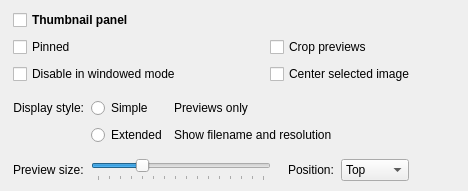
                <widget class="QWidget" name="thumbnailPanelGroup" native="true">
                 <property name="accessibleName">
                  <string notr="true">SGroup</string>
                 </property>
                 <layout class="QVBoxLayout" name="verticalLayout_14">
                  <property name="spacing">
                   <number>7</number>
                  </property>
                  <property name="leftMargin">
                   <number>13</number>
                  </property>
                  <property name="topMargin">
                   <number>10</number>
                  </property>
                  <property name="rightMargin">
                   <number>13</number>
                  </property>
                  <property name="bottomMargin">
                   <number>10</number>
                  </property>
                  <item>
                   <layout class="QHBoxLayout" name="horizontalLayout_6">
                    <property name="leftMargin">
                     <number>0</number>
                    </property>
                    <property name="topMargin">
                     <number>0</number>
                    </property>
                    <property name="rightMargin">
                     <number>0</number>
                    </property>
                    <item>
                     <widget class="QCheckBox" name="enablePanelCheckBox">
                      <property name="sizePolicy">
                       <sizepolicy hsizetype="Minimum" vsizetype="Minimum">
                        <horstretch>0</horstretch>
                        <verstretch>0</verstretch>
                       </sizepolicy>
                      </property>
                      <property name="minimumSize">
                       <size>
                        <width>0</width>
                        <height>0</height>
                       </size>
                      </property>
                      <property name="font">
                       <font>
                        <bold>true</bold>
                       </font>
                      </property>
                      <property name="toolTip">
                       <string/>
                      </property>
                      <property name="text">
                       <string>Thumbnail panel</string>
                      </property>
                     </widget>
                    </item>
                   </layout>
                  </item>
                  <item>
                   <widget class="QWidget" name="thumbnailPanelGroupContents" native="true">
                    <layout class="QVBoxLayout" name="verticalLayout_15">
                     <property name="spacing">
                      <number>7</number>
                     </property>
                     <property name="leftMargin">
                      <number>0</number>
                     </property>
                     <property name="topMargin">
                      <number>0</number>
                     </property>
                     <property name="rightMargin">
                      <number>0</number>
                     </property>
                     <property name="bottomMargin">
                      <number>0</number>
                     </property>
                     <item>
                      <layout class="QGridLayout" name="gridLayout_3">
                       <property name="leftMargin">
                        <number>0</number>
                       </property>
                       <property name="topMargin">
                        <number>0</number>
                       </property>
                       <property name="rightMargin">
                        <number>0</number>
                       </property>
                       <property name="bottomMargin">
                        <number>0</number>
                       </property>
                       <property name="verticalSpacing">
                        <number>7</number>
                       </property>
                       <item row="0" column="1">
                        <widget class="QCheckBox" name="squareThumbnailsCheckBox">
                         <property name="sizePolicy">
                          <sizepolicy hsizetype="Minimum" vsizetype="Minimum">
                           <horstretch>0</horstretch>
                           <verstretch>0</verstretch>
                          </sizepolicy>
                         </property>
                         <property name="minimumSize">
                          <size>
                           <width>0</width>
                           <height>0</height>
                          </size>
                         </property>
                         <property name="text">
                          <string>Crop previews</string>
                         </property>
                        </widget>
                       </item>
                       <item row="0" column="0">
                        <widget class="QCheckBox" name="pinPanelCheckBox">
                         <property name="minimumSize">
                          <size>
                           <width>250</width>
                           <height>0</height>
                          </size>
                         </property>
                         <property name="text">
                          <string>Pinned</string>
                         </property>
                        </widget>
                       </item>
                       <item row="1" column="0">
                        <widget class="QCheckBox" name="panelFullscreenOnlyCheckBox">
                         <property name="sizePolicy">
                          <sizepolicy hsizetype="Minimum" vsizetype="Minimum">
                           <horstretch>0</horstretch>
                           <verstretch>0</verstretch>
                          </sizepolicy>
                         </property>
                         <property name="minimumSize">
                          <size>
                           <width>0</width>
                           <height>0</height>
                          </size>
                         </property>
                         <property name="text">
                          <string>Disable in windowed mode</string>
                         </property>
                        </widget>
                       </item>
                       <item row="1" column="1">
                        <widget class="QCheckBox" name="panelCenterSelectionCheckBox">
                         <property name="text">
                          <string>Center selected image</string>
                         </property>
                        </widget>
                       </item>
                       <item row="0" column="2">
                        <spacer name="horizontalSpacer_8">
                         <property name="orientation">
                          <enum>Qt::Horizontal</enum>
                         </property>
                         <property name="sizeHint" stdset="0">
                          <size>
                           <width>40</width>
                           <height>20</height>
                          </size>
                         </property>
                        </spacer>
                       </item>
                      </layout>
                     </item>
                     <item>
                      <widget class="QWidget" name="widget_6" native="true">
                       <property name="sizePolicy">
                        <sizepolicy hsizetype="Expanding" vsizetype="Preferred">
                         <horstretch>0</horstretch>
                         <verstretch>0</verstretch>
                        </sizepolicy>
                       </property>
                       <property name="accessibleName">
                        <string notr="true">SLine</string>
                       </property>
                      </widget>
                     </item>
                     <item>
                      <layout class="QGridLayout" name="gridLayout_4">
                       <property name="leftMargin">
                        <number>0</number>
                       </property>
                       <property name="topMargin">
                        <number>0</number>
                       </property>
                       <property name="rightMargin">
                        <number>0</number>
                       </property>
                       <property name="bottomMargin">
                        <number>0</number>
                       </property>
                       <property name="verticalSpacing">
                        <number>7</number>
                       </property>
                       <item row="1" column="1">
                        <widget class="QRadioButton" name="thumbStyleExtended">
                         <property name="text">
                          <string>Extended</string>
                         </property>
                        </widget>
                       </item>
                       <item row="0" column="2">
                        <widget class="QLabel" name="label_8">
                         <property name="accessibleName">
                          <string notr="true">SNoteText</string>
                         </property>
                         <property name="text">
                          <string>Previews only</string>
                         </property>
                        </widget>
                       </item>
                       <item row="0" column="0">
                        <widget class="QLabel" name="label_18">
                         <property name="text">
                          <string>Display style:</string>
                         </property>
                         <property name="alignment">
                          <set>Qt::AlignRight|Qt::AlignTrailing|Qt::AlignVCenter</set>
                         </property>
                        </widget>
                       </item>
                       <item row="1" column="2">
                        <widget class="QLabel" name="label_25">
                         <property name="accessibleName">
                          <string notr="true">SNoteText</string>
                         </property>
                         <property name="text">
                          <string>Show filename and resolution</string>
                         </property>
                        </widget>
                       </item>
                       <item row="0" column="3">
                        <spacer name="horizontalSpacer_26">
                         <property name="orientation">
                          <enum>Qt::Horizontal</enum>
                         </property>
                         <property name="sizeHint" stdset="0">
                          <size>
                           <width>40</width>
                           <height>10</height>
                          </size>
                         </property>
                        </spacer>
                       </item>
                       <item row="0" column="1">
                        <widget class="QRadioButton" name="thumbStyleSimple">
                         <property name="text">
                          <string>Simple</string>
                         </property>
                        </widget>
                       </item>
                      </layout>
                     </item>
                     <item>
                      <widget class="QWidget" name="widget_2" native="true">
                       <property name="accessibleName">
                        <string notr="true">SLine</string>
                       </property>
                      </widget>
                     </item>
                     <item>
                      <layout class="QHBoxLayout" name="horizontalLayout_24">
                       <property name="leftMargin">
                        <number>0</number>
                       </property>
                       <property name="topMargin">
                        <number>0</number>
                       </property>
                       <item>
                        <widget class="QLabel" name="label_4">
                         <property name="text">
                          <string>Preview size:</string>
                         </property>
                        </widget>
                       </item>
                       <item>
                        <widget class="QSlider" name="panelSizeSlider">
                         <property name="sizePolicy">
                          <sizepolicy hsizetype="Fixed" vsizetype="Preferred">
                           <horstretch>0</horstretch>
                           <verstretch>0</verstretch>
                          </sizepolicy>
                         </property>
                         <property name="minimumSize">
                          <size>
                           <width>180</width>
                           <height>0</height>
                          </size>
                         </property>
                         <property name="minimum">
                          <number>10</number>
                         </property>
                         <property name="maximum">
                          <number>25</number>
                         </property>
                         <property name="singleStep">
                          <number>1</number>
                         </property>
                         <property name="pageStep">
                          <number>5</number>
                         </property>
                         <property name="value">
                          <number>14</number>
                         </property>
                         <property name="orientation">
                          <enum>Qt::Horizontal</enum>
                         </property>
                         <property name="tickPosition">
                          <enum>QSlider::TicksBelow</enum>
                         </property>
                         <property name="tickInterval">
                          <number>1</number>
                         </property>
                        </widget>
                       </item>
                       <item>
                        <spacer name="horizontalSpacer_11">
                         <property name="orientation">
                          <enum>Qt::Horizontal</enum>
                         </property>
                         <property name="sizeType">
                          <enum>QSizePolicy::Fixed</enum>
                         </property>
                         <property name="sizeHint" stdset="0">
                          <size>
                           <width>10</width>
                           <height>10</height>
                          </size>
                         </property>
                        </spacer>
                       </item>
                       <item>
                        <widget class="QLabel" name="panelPositionLabel">
                         <property name="sizePolicy">
                          <sizepolicy hsizetype="Minimum" vsizetype="Minimum">
                           <horstretch>0</horstretch>
                           <verstretch>0</verstretch>
                          </sizepolicy>
                         </property>
                         <property name="minimumSize">
                          <size>
                           <width>0</width>
                           <height>0</height>
                          </size>
                         </property>
                         <property name="text">
                          <string>Position:</string>
                         </property>
                        </widget>
                       </item>
                       <item>
                        <widget class="QComboBox" name="panelPositionComboBox">
                         <item>
                          <property name="text">
                           <string>Top</string>
                          </property>
                         </item>
                         <item>
                          <property name="text">
                           <string>Bottom</string>
                          </property>
                         </item>
                         <item>
                          <property name="text">
                           <string>Left</string>
                          </property>
                         </item>
                         <item>
                          <property name="text">
                           <string>Right</string>
                          </property>
                         </item>
                        </widget>
                       </item>
                       <item>
                        <spacer name="horizontalSpacer_24">
                         <property name="orientation">
                          <enum>Qt::Horizontal</enum>
                         </property>
                         <property name="sizeHint" stdset="0">
                          <size>
                           <width>40</width>
                           <height>20</height>
                          </size>
                         </property>
                        </spacer>
                       </item>
                      </layout>
                     </item>
                    </layout>
                   </widget>
                  </item>
                 </layout>
                </widget>
